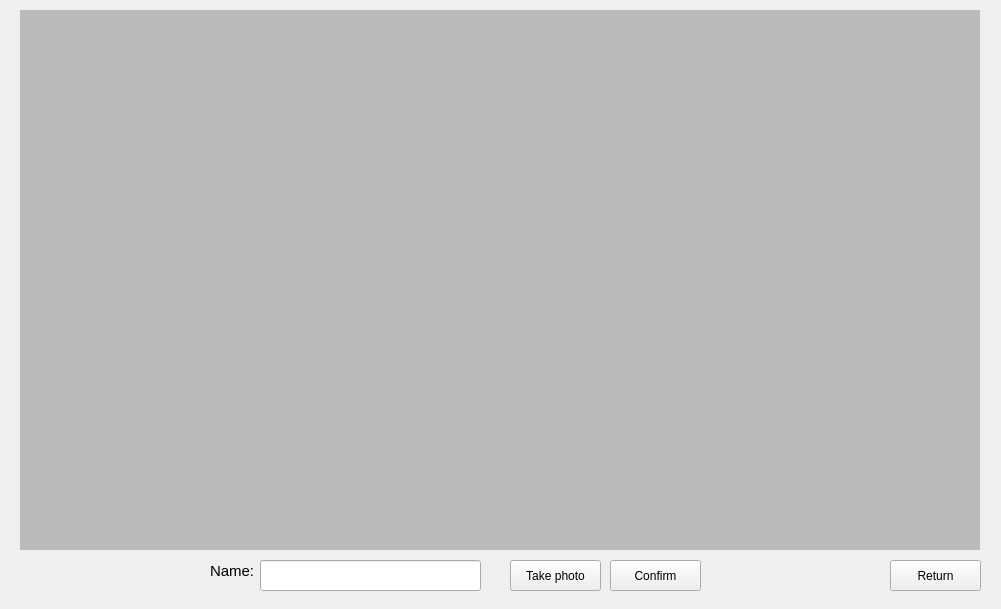
<?xml version="1.0" encoding="UTF-8"?>
<ui version="4.0">
 <class>UserProfile</class>
 <widget class="QWidget" name="UserProfile">
  <property name="geometry">
   <rect>
    <x>0</x>
    <y>0</y>
    <width>1001</width>
    <height>609</height>
   </rect>
  </property>
  <property name="windowTitle">
   <string>User Profile</string>
  </property>
  <widget class="QLabel" name="cam">
   <property name="geometry">
    <rect>
     <x>20</x>
     <y>10</y>
     <width>960</width>
     <height>540</height>
    </rect>
   </property>
   <property name="styleSheet">
    <string notr="true">background-color: rgb(186, 186, 186);</string>
   </property>
   <property name="text">
    <string/>
   </property>
  </widget>
  <widget class="QLineEdit" name="nameinput">
   <property name="geometry">
    <rect>
     <x>260</x>
     <y>560</y>
     <width>221</width>
     <height>31</height>
    </rect>
   </property>
   <property name="font">
    <font>
     <pointsize>12</pointsize>
    </font>
   </property>
  </widget>
  <widget class="QLabel" name="label_2">
   <property name="geometry">
    <rect>
     <x>210</x>
     <y>560</y>
     <width>47</width>
     <height>21</height>
    </rect>
   </property>
   <property name="font">
    <font>
     <pointsize>11</pointsize>
    </font>
   </property>
   <property name="text">
    <string>Name:</string>
   </property>
  </widget>
  <widget class="QPushButton" name="confirm">
   <property name="geometry">
    <rect>
     <x>610</x>
     <y>560</y>
     <width>91</width>
     <height>31</height>
    </rect>
   </property>
   <property name="text">
    <string>Confirm</string>
   </property>
  </widget>
  <widget class="QPushButton" name="returnmenu">
   <property name="geometry">
    <rect>
     <x>890</x>
     <y>560</y>
     <width>91</width>
     <height>31</height>
    </rect>
   </property>
   <property name="text">
    <string>Return</string>
   </property>
  </widget>
  <widget class="QPushButton" name="capture">
   <property name="geometry">
    <rect>
     <x>510</x>
     <y>560</y>
     <width>91</width>
     <height>31</height>
    </rect>
   </property>
   <property name="text">
    <string>Take photo</string>
   </property>
  </widget>
 </widget>
 <resources/>
 <connections/>
</ui>
